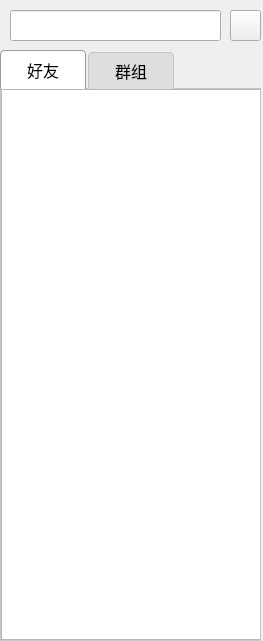
<?xml version="1.0" encoding="UTF-8"?>
<ui version="4.0">
 <class>WeChatPageZbk</class>
 <widget class="QWidget" name="WeChatPageZbk">
  <property name="geometry">
   <rect>
    <x>0</x>
    <y>0</y>
    <width>263</width>
    <height>641</height>
   </rect>
  </property>
  <property name="sizePolicy">
   <sizepolicy hsizetype="Fixed" vsizetype="Preferred">
    <horstretch>0</horstretch>
    <verstretch>0</verstretch>
   </sizepolicy>
  </property>
  <property name="windowTitle">
   <string>Form</string>
  </property>
  <widget class="QLineEdit" name="letSearch">
   <property name="geometry">
    <rect>
     <x>10</x>
     <y>10</y>
     <width>211</width>
     <height>31</height>
    </rect>
   </property>
  </widget>
  <widget class="QTabWidget" name="twList">
   <property name="geometry">
    <rect>
     <x>0</x>
     <y>50</y>
     <width>261</width>
     <height>591</height>
    </rect>
   </property>
   <property name="styleSheet">
    <string notr="true"> QTabWidget::pane {
        border: 1px solid #C2C7CB;
        top: -1px;
        
    }/*background-color: #F0F0F0;*/
    
   
    
    QTabBar::tab {
        border: 1px solid #C4C4C3;
        border-bottom: none;
        border-top-left-radius: 4px;
        border-top-right-radius: 4px;
        min-width: 60px;  /* 增加最小宽度 */
        min-height: 20px;  /* 增加最小高度 */
        padding: 8px 12px;
        margin-right: 2px;
        font-size: 12pt;   /* 增大字体 */
    }
    
    QTabBar::tab:selected {
        background-color: white;
        border-color: #9B9B9B;
        border-bottom-color: #F0F0F0;
    }
    
    QTabBar::tab:!selected {
	background-color:rgb(222, 222, 222);
        margin-top: 2px;
    }
    
    QTabBar::tab:hover:!selected {
        background-color:#D0D0D0;
    }


</string>
   </property>
   <property name="currentIndex">
    <number>0</number>
   </property>
   <property name="iconSize">
    <size>
     <width>16</width>
     <height>16</height>
    </size>
   </property>
   <widget class="QWidget" name="TabWXFriend">
    <attribute name="icon">
     <iconset resource="main.qrc">
      <normaloff>:/pic/WeChat_friends.png</normaloff>:/pic/WeChat_friends.png</iconset>
    </attribute>
    <attribute name="title">
     <string>好友</string>
    </attribute>
    <widget class="FriendListWidget" name="lstFriend">
     <property name="geometry">
      <rect>
       <x>0</x>
       <y>0</y>
       <width>261</width>
       <height>551</height>
      </rect>
     </property>
     <property name="sizePolicy">
      <sizepolicy hsizetype="Fixed" vsizetype="Expanding">
       <horstretch>0</horstretch>
       <verstretch>0</verstretch>
      </sizepolicy>
     </property>
    </widget>
   </widget>
   <widget class="QWidget" name="TabWXGroup">
    <attribute name="icon">
     <iconset resource="main.qrc">
      <normaloff>:/pic/WeChat_groups.png</normaloff>:/pic/WeChat_groups.png</iconset>
    </attribute>
    <attribute name="title">
     <string>群组</string>
    </attribute>
    <widget class="FriendListWidget" name="lstGroup">
     <property name="geometry">
      <rect>
       <x>0</x>
       <y>0</y>
       <width>261</width>
       <height>551</height>
      </rect>
     </property>
    </widget>
   </widget>
  </widget>
  <widget class="QToolButton" name="moreButton">
   <property name="geometry">
    <rect>
     <x>230</x>
     <y>10</y>
     <width>31</width>
     <height>31</height>
    </rect>
   </property>
   <property name="text">
    <string/>
   </property>
   <property name="icon">
    <iconset resource="main.qrc">
     <normaloff>:/pic/add.png</normaloff>:/pic/add.png</iconset>
   </property>
   <property name="iconSize">
    <size>
     <width>15</width>
     <height>15</height>
    </size>
   </property>
   <property name="popupMode">
    <enum>QToolButton::ToolButtonPopupMode::InstantPopup</enum>
   </property>
  </widget>
 </widget>
 <customwidgets>
  <customwidget>
   <class>FriendListWidget</class>
   <extends>QListWidget</extends>
   <header>friendlistwidget.h</header>
  </customwidget>
 </customwidgets>
 <resources>
  <include location="main.qrc"/>
 </resources>
 <connections/>
</ui>
